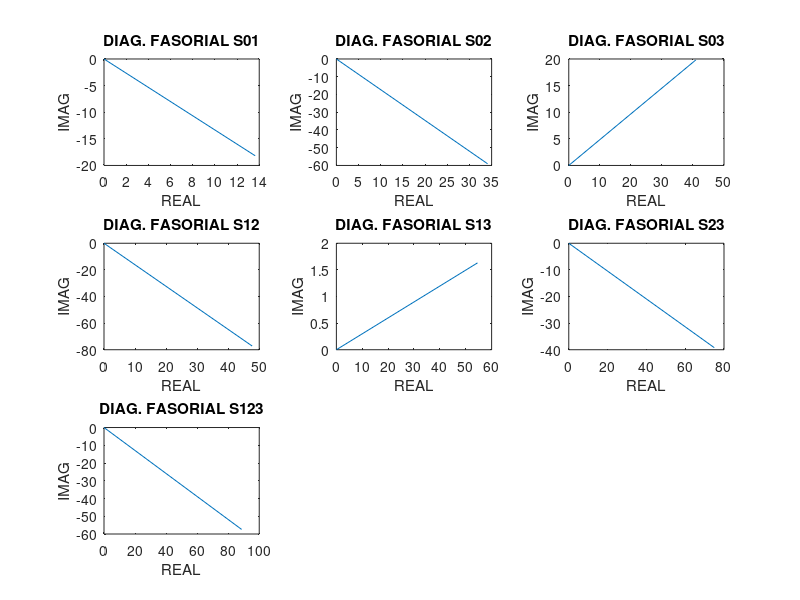

Source code (MATLAB):
clear all
%S01 = 5kVA    fp01 = 0.6 (atrasado)
%S02 = 15kVA   fp02 = 0.5 (atrasado)
%S03 = 10kVA   fp03 = 0.9 (adiantado)
%V = 220v      60Hz

%fatores de potencia cos(teta) = f.p = P/|S|
fp01 = 0.6;
fp02 = 0.5;
fp03 = 0.9;

%cargas complexas S = P + Qi
s01 = 5000*fp01 + j*5000*sin(acos(fp01));
s02 = 15000*fp02 + j*15000*sin(acos(fp02));
s03 = 10000*fp03 - j*10000*sin(acos(fp03));

%somando as cargas por meio de chaveamento
s12 = s01 + s02
s13 = s01 + s03
s23 = s02 + s03
s123 = s01 + s02 + s03

%modulo das cargas, valor absoluto
abs01 = abs(s01)
abs02 = abs(s02)
abs03 = abs(s03)
abs12 = abs(s12)
abs13 = abs(s13)
abs23 = abs(s23)
abs123 = abs(s123)

%fatores de potencia cos(teta) = f.p = P/|S|
fp12 = real(s12)/abs(s12)
fp13 = real(s13)/abs(s13)
fp23 = real(s23)/abs(s23)
fp123 = real(s123)/abs(s123)

%calculando corrente I* = S/V. conj faz o conjugado de I
I01 = conj(s01/220);
I02 = conj(s02/220);
I03 = conj(s03/220);
I12 = conj(s12/220);
I13 = conj(s13/220);
I23 = conj(s23/220);
I123 = conj(s123/220);

%plotando os graficos
subplot(3,3,1)
plot([0 real(I01)], [0 imag(I01)])
xlabel('REAL'), ylabel('IMAG')
title('DIAG. FASORIAL S01')

subplot(3,3,2)
plot([0 real(I02)], [0 imag(I02)])
xlabel('REAL'), ylabel('IMAG')
title('DIAG. FASORIAL S02')

subplot(3,3,3)
plot([0 real(I03)], [0 imag(I03)])
xlabel('REAL'), ylabel('IMAG')
title('DIAG. FASORIAL S03')

subplot(3,3,4)
plot([0 real(I12)], [0 imag(I12)])
xlabel('REAL'), ylabel('IMAG')
title('DIAG. FASORIAL S12')

subplot(3,3,5)
plot([0 real(I13)], [0 imag(I13)])
xlabel('REAL'), ylabel('IMAG')
title('DIAG. FASORIAL S13')

subplot(3,3,6)
plot([0 real(I23)], [0 imag(I23)])
xlabel('REAL'), ylabel('IMAG')
title('DIAG. FASORIAL S23')

subplot(3,3,7)
plot([0 real(I123)], [0 imag(I123)])
xlabel('REAL'), ylabel('IMAG')
title('DIAG. FASORIAL S123')
